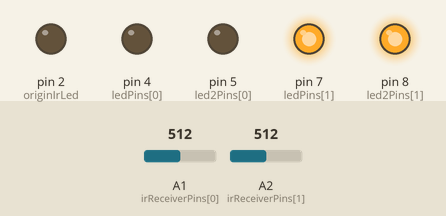
Recording of a sketch running on a simulated Arduino Uno, built with avr-gcc and run on an emulated ATmega328P. Shown: output pins drawn as LEDs (lit = HIGH). The test bench sets the inputs (shaded band); at power-on: A2 (irReceiverPins[1]) = 512, A1 (irReceiverPins[0]) = 512. Random numbers use the default seed unless the sketch sets one; what the sketch prints to the serial monitor is not drawn.

Above: at 3.2 s.
3.3 s: A2 (irReceiverPins[1]) set to 576
4.8 s: A2 (irReceiverPins[1]) set to 604
At 5.4 s:
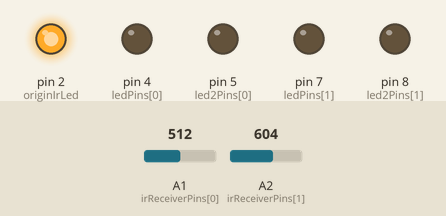
At 8.9 s:
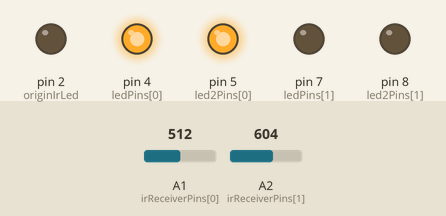
Timing chart, 0 to 10.4 s (numbered marks = the images above; inputs shaded):
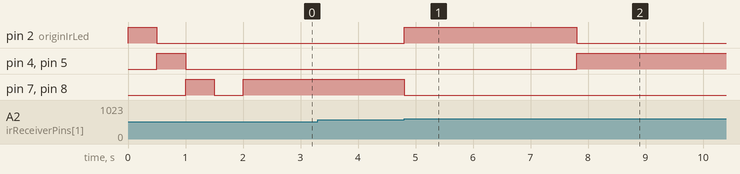

Measured:
- the behaviour switches between 592 and 593 on A2 (irReceiverPins[1]) (found by bisection; images 0 and 1)
- after the input at 4.8 s, pin 2 (originIrLed): LOW → HIGH at once, → LOW 3.0 s later; pin 4 (ledPins[0]), pin 5 (led2Pins[0]): LOW → HIGH after 3.0 s; pin 7 (ledPins[1]), pin 8 (led2Pins[1]): HIGH → LOW at once

The sketch:

Prototype-7.ino
```cpp
const int TARGET_COUNT = 2;
const int CALIBRATION_COOLDOWN = 500;
const int AMOUNT_TO_REACH = 20;
const int RECEIVER_REACHED_THRESHOLD = 80;
const int ORIGIN_REACHED_THRESHOLD = 200;

const int irReceiverPins[TARGET_COUNT] = {A1, A2};
const int ledPins[TARGET_COUNT] = {4, 7};
const int led2Pins[TARGET_COUNT] = {5, 8};

const int originIrLed = 2;
const int originIrReceiver = A0;

// Calibration of the receivers, default value of 0
int baseReceiverValues[TARGET_COUNT] = {};
int baseOriginReceiverValue = 0;

int targetReachedCount = 0;
int currentTarget = 0;
bool isTargetOn = false;

unsigned long atOriginTimes[AMOUNT_TO_REACH] = {};
unsigned long atTargetTimes[AMOUNT_TO_REACH] = {};

unsigned long nextTargetTime = 0;
const unsigned long nextTargetCooldown = 3000;

void setup() {
  Serial.begin(9600);

  // Initialize pins
  initPins();

  // Getting ready
  setGameParameters();

  calibrateSensors();

  playReadyAnimation();

  // Start game
  setNextTarget();
}

void loop()
{
  if(isTargetOn && isTargetReached()) {
    // Turn origin pins off and turn a random target on
    setTargetReached();
  }

  // else if(!isTargetOn && isOriginReached()){
  else if(!isTargetOn && isOriginReachedSTUB()){
    // Turn target off and turn origin sensors on
    setNextTarget();
  }

  if(targetReachedCount >= AMOUNT_TO_REACH){
    // End the game and display results
    triggerEndGame();
  }
}

void initPins(){
  // Initialize target pins
  for(int i = 0; i < TARGET_COUNT; i++) {
    pinMode(irReceiverPins[i], INPUT);
    pinMode(ledPins[i], OUTPUT);
    pinMode(led2Pins[i], OUTPUT);

    digitalWrite(ledPins[i], LOW);
    digitalWrite(led2Pins[i], LOW);
  }

  // Initialize origin pins
  pinMode(originIrReceiver, INPUT);
  pinMode(originIrLed, OUTPUT);

  digitalWrite(originIrLed, LOW);
}

void setGameParameters(){
  // Set number of targets to reach, or time limit, etc.
  // TODO
}

void calibrateSensors(){
  // Calibrate origin receiver
  // Turn on LEDS
  digitalWrite(originIrLed, HIGH);
  delay(CALIBRATION_COOLDOWN);

  // Read base value and turn off LEDS
  baseOriginReceiverValue = analogRead(originIrReceiver);
  digitalWrite(originIrLed, LOW);

  // Calibrate targets
  for(int i = 0; i < TARGET_COUNT; i++) {
    // Turn on LEDS
    digitalWrite(ledPins[i], HIGH);
    digitalWrite(led2Pins[i], HIGH);
    delay(CALIBRATION_COOLDOWN);

    // Read base value and turn off LEDS
    baseReceiverValues[i] = analogRead(irReceiverPins[i]);
    Serial.println(baseReceiverValues[i]);
    digitalWrite(ledPins[i], LOW);
    digitalWrite(led2Pins[i], LOW);
  }
}

void playReadyAnimation(){
  // Have fun! (something like 3-2-1-GO)
  // TODO
  delay(500);
}

bool isOriginReachedSTUB(){
  delay(1000);
  return true;
}

bool isOriginReached(){
  // Read the receiver value
  int receiverValue = analogRead(originIrReceiver);

  // Ajust value with calibration
  receiverValue = receiverValue - baseOriginReceiverValue;

  // If the calibrated value is lower than the treshold, player has reached the origin
  return (receiverValue < ORIGIN_REACHED_THRESHOLD);
}

bool isTargetReached(){
  // Read the receiver value
  int receiverValue = analogRead(irReceiverPins[currentTarget]);

  // Ajust value with calibration
  receiverValue = receiverValue - baseReceiverValues[currentTarget];

  Serial.println(receiverValue);

  // If the calibrated value is higher than the treshold, player has reached the target
  return (receiverValue > RECEIVER_REACHED_THRESHOLD);
}

void setNextTarget(){
  // Save current time
  atOriginTimes[targetReachedCount] = millis();

  // Turn off origin LED
  digitalWrite(originIrLed, LOW);

  // Choose next target
  currentTarget = random(0, TARGET_COUNT);

  // Turn on target LEDS
  digitalWrite(ledPins[currentTarget], HIGH);
  digitalWrite(led2Pins[currentTarget], HIGH);

  // Target is on!
  isTargetOn = true;
}

void setTargetReached(){
  // Save current time
  atTargetTimes[targetReachedCount] = millis();

  // Turn off target LEDS
  digitalWrite(ledPins[currentTarget], LOW);
  digitalWrite(led2Pins[currentTarget], LOW);

  // Turn on origin LED
  digitalWrite(originIrLed, HIGH);

  // Increment target reached count
  targetReachedCount++;

  // Target is off!
  isTargetOn = false;
}

void triggerEndGame(){
  // Stop everything, show stats, etc.
  // TODO

  delay(2000);
  targetReachedCount = 0;
}
```
